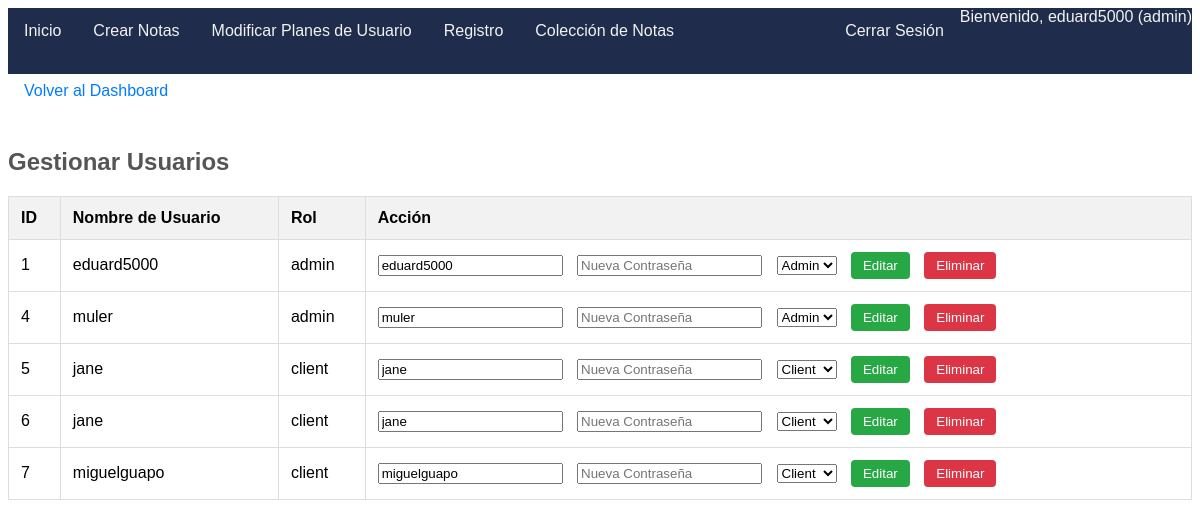
The page /login/manage_users.php (signed in) on the database its author committed.
### tables this page shows
CREATE TABLE `users` (
  `id` int(11) NOT NULL,
  `username` varchar(50) NOT NULL,
  `password` varchar(255) NOT NULL,
  `role` enum('admin','client') NOT NULL
);

### login/manage_users.php (the view, shortened to what this page needs)
<?php
include 'db.php';
$sql = "SELECT * FROM users";
$result = $conn->query($sql);
?>
<!DOCTYPE html>
<html lang="es">
<head>
</head>
<body>
<div class="navbar">
    <div class="nav-links">
        <a href="dashboard.php">Inicio</a>
        <?php if ($_SESSION['role'] == 'admin') { ?>
            <a href="/Sistema de manejo de reputación/create_note.php">Crear Notas</a>
    <a href="/Sistema de manejo de reputación/login/manage_users.php">Modificar Planes de Usuario</a>
    <a href="/Sistema de manejo de reputación/login/register.php">Registro</a>
    <a href="/Sistema de manejo de reputación/view_reports.php">Colección de Notas</a>
        <?php } ?>
    </div>
    <div class="user-info">
        <?php echo "Bienvenido, " . $_SESSION['username'] . " (" . $_SESSION['role'] . ")"; ?>
        <a class="logout" href="logout.php">Cerrar Sesión</a>
    </div>
</div>
<a href="dashboard.php">Volver al Dashboard</a><br>
<h2>Gestionar Usuarios</h2>
<table border="1">
    <tr>
        <th>ID</th>
        <th>Nombre de Usuario</th>
        <th>Rol</th>
        <th>Acción</th>
    </tr>
    <?php while ($row = $result->fetch_assoc()) { ?>
    <tr>
        <td><?php echo $row['id']; ?></td>
        <td><?php echo $row['username']; ?></td>
        <td><?php echo $row['role']; ?></td>
        <td>
            <form method="post" action="manage_users.php">
                <input type="text" name="username" value="<?php echo $row['username']; ?>" required>
                <input type="password" name="new_password" placeholder="Nueva Contraseña">
                <select name="role">
                    <option value="admin" <?php if ($row['role'] == 'admin') echo 'selected'; ?>>Admin</option>
                    <option value="client" <?php if ($row['role'] == 'client') echo 'selected'; ?>>Client</option>
                </select>
                <input type="submit" name="edit" value="Editar">
                <input type="submit" name="delete" value="Eliminar">
            </form>
        </td>
    </tr>
    <?php } ?>
</table>
</body>
</html>

### login/manage_users.php (style rules this page uses)
body { font-family: Arial, sans-serif; }
.navbar { background-color: #202C4B; overflow: hidden; }
.navbar a { float: left; display: block; color: #f2f2f2; text-align: center; justify-content: center; padding: 14px 16px; text-decoration: none; }
.navbar .user-info { float: right; background-color: none; color: #f2f2f2; }
.navbar .logout { margin-left: auto; }
h2 { color: #555; }
a { display: inline-block; margin-bottom: 20px; text-decoration: none; color: #007bff; padding: 8px 16px; border-radius: 4px; }
table { width: 100%; border-collapse: collapse; margin-bottom: 20px; }
table, th, td { border: 1px solid #ddd; }
th, td { padding: 12px; text-align: left; }
th { background-color: #f2f2f2; }
form input[type="text"], form input[type="password"], form select, form input[type="submit"] { margin-right: 10px; }
form input[type="submit"] { background-color: #28a745; color: white; border: none; padding: 6px 12px; border-radius: 4px; cursor: pointer; }
form input[type="submit"][name="delete"] { background-color: #dc3545; }

### rows shown on the page
users: id "1", username "eduard5000", role "admin", role "Admin"
users: id "4", username "muler", role "admin", role "Admin"
users: id "5", username "jane", role "client", role "Client"
users: id "6", username "jane", role "client", role "Client"
users: id "7", username "miguelguapo", role "client", role "Client"

### other values the page prints
$_SESSION['username'] "eduard5000"
$_SESSION['role'] "admin"
